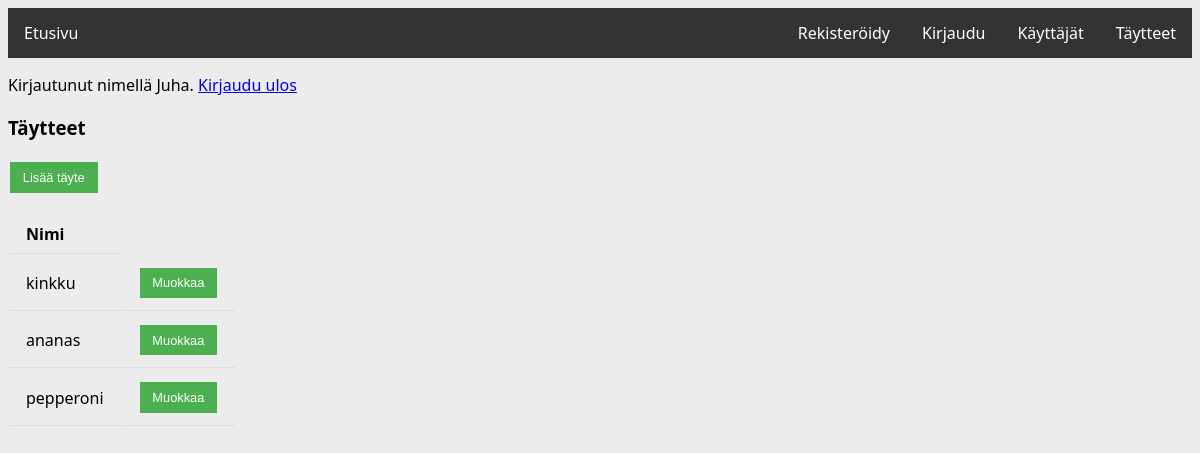
/taytteet/ (signed in), run on the app's committed database.
### application/auth/models.py (models this page shows, shortened)
class User(db.Model):
    __tablename__ = "account"
    id = db.Column(db.Integer, primary_key=True)
    name = db.Column(db.String(144), nullable=False)
    phone = db.Column(db.Integer, nullable=False)
    address = db.Column(db.String(144), nullable=False)
    username = db.Column(db.String(144), nullable=False)
    password = db.Column(db.String(144), nullable=False)

### application/toppings/models.py (models this page shows, shortened)
class Topping(db.Model):
    __tablename__ = "topping"
    id = db.Column(db.Integer, primary_key=True)
    name = db.Column(db.String(144), nullable=False)

### application/toppings/views.py (the view)
@app.route("/taytteet/", methods=["GET"])
@login_required
def toppings_index():
    return render_template("toppings/list.html", toppings = Topping.query.all())

### application/__init__.py (called while the page is built)
@login_manager.user_loader
def load_user(user_id):
    return User.query.get(user_id)

### application/templates/toppings/list.html
{% extends "layout.html" %}
{% block body %}
<h3>Täytteet</h3>
<p>
  <button type="button"><a href="{{ url_for('toppings_form') }}">Lisää täyte</a></button>
</p>
<table>
  <tr>
    <th>Nimi</th>
  </tr>
  {% for topping in toppings %}
  <tr>
    <td>{{ topping.name }}</td>
    <td><button><a href="{{ url_for('toppings_get_item', topping_id=topping.id) }}">Muokkaa</a></button></td>
  </tr>
  {% endfor %}
</table>
{% endblock %}

### application/templates/layout.html (shortened to what this page needs)
<!DOCTYPE html>
  <html>
    <head>
      <link rel="stylesheet" href="{{ url_for('static', filename='css/main.css') }}">
    </head>
    <body>
      <ul id="menu">
        <li><a href="/">Etusivu</a></li>
	      <li style="float:right"><a href="{{ url_for('toppings_index') }}">Täytteet</a></li>
        <li style="float:right"><a href="{{ url_for('user_index') }}">Käyttäjät</a></li>
        <li style="float:right"><a href="{{ url_for('auth_login') }}">Kirjaudu</a></li>
        <li style="float:right"><a href="{{ url_for('auth_signup') }}">Rekisteröidy</a></li>
      </ul>
      {% if current_user.is_authenticated %}
      <p>
        Kirjautunut nimellä {{ current_user.name }}. <a href="{{ url_for('auth_logout') }}">Kirjaudu ulos</a>
      </p>
      {% else %}
      <p>
        <a href="{{ url_for('auth_login') }}">Kirjaudu sisään</a>
      </p>
      {% endif %}
      {% block body %}{% endblock %}
    </body>
  </html>

### application/static/css/main.css (style rules this page uses)
body { background-color: #ececec; font-family: 'Segoe UI', Tahoma, Geneva, Verdana, sans-serif; }
ul#menu { list-style-type: none; margin: 0; padding: 0; overflow: hidden; background-color: #333; }
ul#menu li { float: left; }
ul#menu li a { display: block; color: white; text-align: center; padding: 14px 16px; text-decoration: none; }
th, td { border-bottom: 1px solid #ddd; padding: 0.5em 1em; }
th { text-align: left; }
button a { color: white; text-decoration: none; }
input[type=button], input[type=submit], input[type=reset], button { background-color: #4CAF50; border: none; color: white; padding: 0.6em 1em; text-decoration: none; margin: 4px 2px; cursor: pointer; font-size: 0.8em; }

### data on the page
User: name "Juha"
Topping: name "kinkku"
Topping: name "ananas"
Topping: name "pepperoni"
